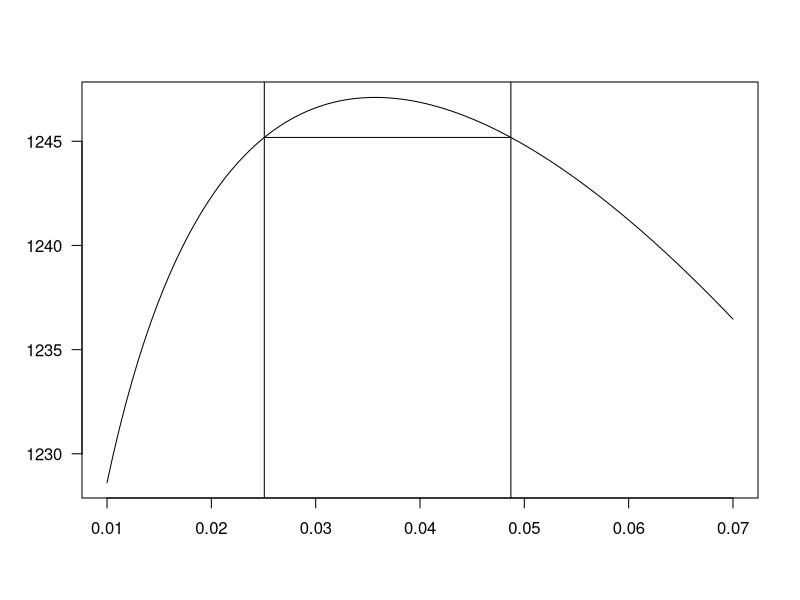
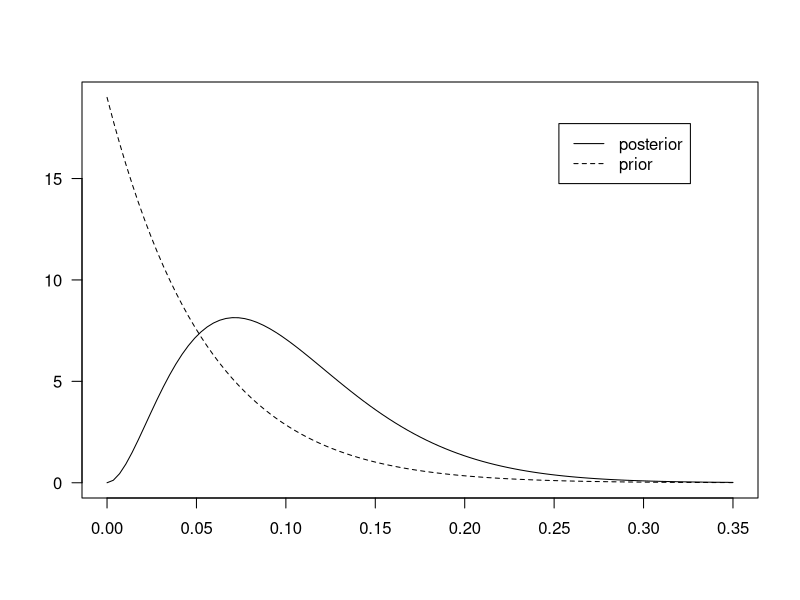
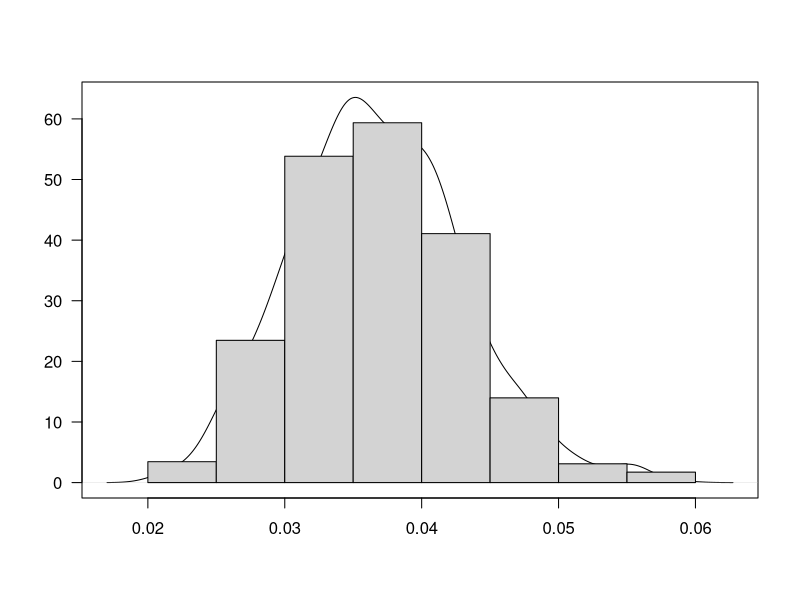

Write R code to recreate these figures, in order.
#Stats Problems: Maximum Likelihood and Bayes
#John McAuley

#Problem 1
logl <- function(x)
  -1997*log(2+x)-1810*log(1-x)-32*log(x)

library(stats4)

fit <- mle(logl, start = list(x=0.5), method = 'L', lower = 0.001, upper = .999)
summary(fit)
confint(fit)
print(ML <- coef(fit))
print(CI <- confint(fit))

#Problem 2
logl <- function(x)
  1997*log(2+x)+1810*log(1-x)+32*log(x)
curve(logl, from = 0.01, to = 0.07, las = 1, ann = FALSE)
abline(v=CI)
lines(CI, logl(CI))
LRT <- 2*(logl(ML) - logl(CI))
round(LRT, 2)


#Problem 3
logl <- function(p,q)
  (212+39)*log(p)+(103+39)*log(q)+212*log(p+2*(1-p-q))+103*log(q+2*(1-p-q))+2*148*log(1-p-q)
minuslogl <- function(p,q) {-logl(p,q)}
fit <- mle(minuslogl, start = list(p=1/3, q=1/3), method = 'L', lower = 0.001, upper = .999)
summary(fit)

#Problem 4
curve(dbeta(x,1,19), from = 0, to = 0.35, las =1, ann = FALSE, lty = 2)
curve(dbeta(x, 3, 27), add = TRUE)
legend('topright', legend = c('posterior', 'prior'), lty =1:2, inset = 0.1)

#Probability that the proportion of defective beakers exceeds 10%
pbeta(.1,1,19, lower.tail = FALSE) #Prior 
pbeta(.1,3,27, lower.tail = FALSE) #Posterior

#Mean of a beta with parameters: with parameters a and b: a/(a+b)
#Medians:
qbeta(0.5, 1, 19)
qbeta(.5, 3, 27)
#Variance is: m*(1-m)/(a+b+1), where m is the mean of the distn


#Problem 5 
logl <- function(x)
  1997 * log(2+x) + 1810 * log(1-x) + 32* log(x)
reps <- 3000
proposal <- runif(reps, 0.02, 0.06)
logprobs <- logl(proposal)
probs <- exp(logprobs - max(logprobs))
I <- rbinom(reps, 1, probs)
mean(I)
theta <- proposal[I > 0]
h <- hist(theta, plot = FALSE)
plot(density(theta), las = 1, ann = FALSE)
lines(h, freq = FALSE)
